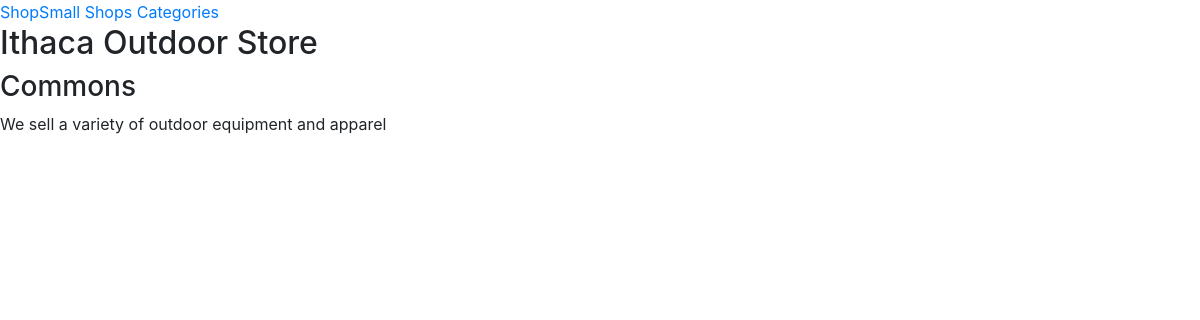
The app's page /shops/Ithaca Outdoor Store with its own data.
### app/models.py (models this page shows, shortened)
class Business(db.Model):
    id = db.Column(db.Integer, primary_key= True)
    name = db.Column(db.String(64))
    category = db.relationship("Category", backref= "Category", lazy= "dynamic")
    description = db.Column(db.String(200))
    location = db.Column(db.String(64))
    top_items = db.Column(db.String(100))
    favorites = db.Column(db.Integer, db.ForeignKey("customer.id"))

### app/routes.py (the view)
@app.route('/shops/<name>')
def business(name):
    business = Business.query.filter_by(name=name).first()
    category_list = []
    return render_template('business.html', business=business)

### app/templates/business.html (shortened to what this page needs)
<!doctype html>
<html>
{% extends "base.html" %}
{% block content %}
<h2>{{business.name}}</h2>
<h3>{{business.location}}</h3>
<p>{{business.description}}</p>
{% endblock %}

### records on screen
Business: name "Ithaca Outdoor Store", location "Commons", description "We sell a variety of outdoor equipment and apparel"
